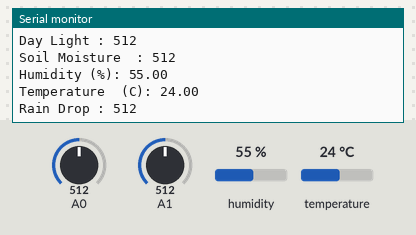
The sketch below on a simulated Arduino Uno, built with avr-gcc and run on an emulated ATmega328P. On the bench: the last lines printed to the serial monitor. Inputs (shaded band) come from the test bench; at power-on: A1 = 512, A0 = 512, humidity 55 %, temperature 24 °C.

Above: at 4.2 s.
4.3 s: A1 set to 109
At 4.3 s:
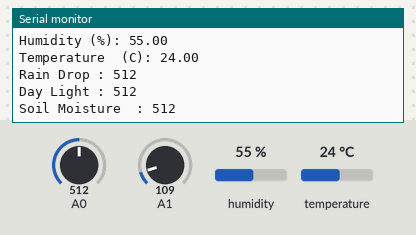
10.4 s: A1 set to 95
At 10.9 s:
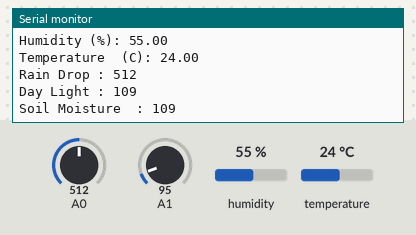
Timing chart, 0 to 13.4 s (numbered marks = the images above; inputs shaded):
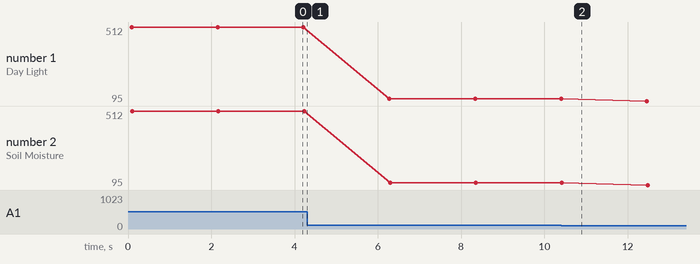

The sketch:

sketch_jul15a.ino
```cpp
#include <dht11.h>
#define DHT11PIN 4

dht11 DHT11;

void  setup()
{
  Serial.begin(9600);

}

void loop()
{
  Serial.println();

  int chk = DHT11.read(DHT11PIN);
  int sensorValue = analogRead(A0);
  int sensorValue_2 = analogRead(A1);
  int sensorValue_3 = analogRead(A1);


  Serial.print("Humidity (%): ");
  Serial.println((float)DHT11.humidity, 2);

  Serial.print("Temperature  (C): ");
  Serial.println((float)DHT11.temperature, 2);

  Serial.print("Rain Drop : ");
  Serial.println(sensorValue);

  Serial.print("Day Light : ");
  Serial.println(sensorValue_2);

  Serial.print("Soil Moisture  : ");
  Serial.println(sensorValue_3);

  delay(2000);

}
```

Measured:
- plotted number 1: 512 → 109 after the input at 4.3 s, 109 → 95 after the input at 10.4 s
- plotted number 2: 512 → 109 after the input at 4.3 s, 109 → 95 after the input at 10.4 s
